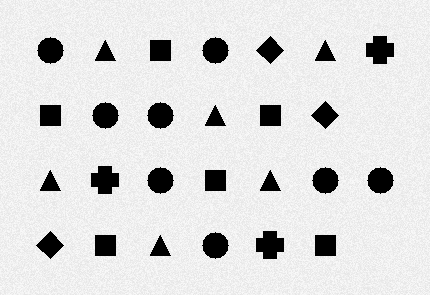
#> input picture input/tablets/sample_tablet.png, 430 x 295 px
$ python -i glyph_processor.py   (imports and definitions only)
#> lines starting #> are read from the running program, lines starting #| are printed output that depends on the picture; after the words box and inside, x2 and y2 are one past the last pixel; in counts of white or black regions, pixels touching at a corner belong together
"""Computer vision processor for Rongorongo glyph detection and analysis."""

import os
from collections import defaultdict
from dataclasses import dataclass
from typing import Optional

import cv2
import numpy as np
from sklearn.cluster import DBSCAN

from models.glyphs import (
    BoundingBox,
    GlyphCluster,
    GlyphInstance,
    GlyphPosition,
    PositionStats,
)


@dataclass
class ProcessorConfig:
    """Configuration for the glyph processor."""

    # Preprocessing
    blur_kernel_size: int = 5
    adaptive_block_size: int = 11
    adaptive_c: int = 2

    # Contour filtering
    min_contour_area: int = 100
    max_contour_area: int = 50000
    min_aspect_ratio: float = 0.2
    max_aspect_ratio: float = 5.0

    # Bounding box
    bbox_padding: int = 5

    # Line detection
    line_merge_threshold: int = 20  # Vertical distance to merge into same line

    # Feature extraction
    target_glyph_size: tuple[int, int] = (64, 64)
    # "unsigned": abs of signed log-Hu so Hu5–Hu7 sign-flips do not split types.
    # "signed": cycle-1 path (−sign(h)·log10(|h|)). Detection is unchanged either way.
    hu_sign_mode: str = "unsigned"

    # Clustering
    dbscan_eps: float = 0.5
    dbscan_min_samples: int = 2

    # Same-line allograph stitch after DBSCAN. Unsigned crescent diameter is
    # ~3.41; stock eps=0.5 does not reach it. Same-line *any* pair at that
    # distance over-collapses (~65→29 types). Adjacent + area + tall-thin
    # keeps the opening crescents together without merging wide figures.
    same_line_allograph_merge: bool = True
    allograph_max_hu_distance: float = 3.5
    allograph_max_area_ratio: float = 1.1
    allograph_max_aspect: float = 0.5

    # Detection-time split of wide connected blobs. Inner RETR_TREE contours
    # on these GIFs are holes, not stems. A vertical ink-projection valley
    # is the honest cut: only boxes much wider than a tall-thin stem, and
    # only when a deep interior valley exists. Tall-thin crescents (aspect
    # ~0.4) never meet ligature_min_aspect. Set False for the cycle-3 lock.
    split_wide_ligatures: bool = True
    ligature_min_width: int = 70  # ~2.7× opening-crescent width (~26px)
    ligature_min_aspect: float = 0.90
    ligature_valley_ratio: float = 0.40  # valley < ratio × median column ink
    ligature_min_part_width: int = 12
    ligature_max_parts: int = 3  # Barthel 8.78.711 is three stems

    # Cross-image stitch of valley-split fragments after the tall-thin
    # same-line pass. Hu<2.0 and area ratio ~1 also match 34px vs 31px
    # parts from different slots of the same 3-part split; width ratio
    # 1.08 keeps those slots apart. Not the failed same-line Hu<3.5 rule.
    split_fragment_allograph_merge: bool = True
    split_allograph_max_hu_distance: float = 2.0
    split_allograph_max_width_ratio: float = 1.08

    # Wide-box column-ink profile stitch. Hu is a poor match for the
    # cycle-7 Ca8 left neighbors (wide, Hu>3, area/width ~1). Pearson
    # on a 32-bin column-ink profile of that pair is ~0.04; adjacent
    # same-line wide pairs on Ca7–Ca8 top out ~0.70. Threshold 0.85 is
    # above both, so this pass does not force a 4-gram. Tall-thin Hu
    # gates are unchanged (aspect ≤ allograph_max_aspect is excluded).
    wide_profile_allograph_merge: bool = True
    wide_profile_bins: int = 32
    wide_profile_min_correlation: float = 0.85

    # After allograph stitches, un-merge split-fragment types whose members
    # fail the cycle 7–8 honest pair test (unsigned Hu >= 2.0 or column-ink
    # r < 0.85). Union-find can stitch first/middle/last ligature slots
    # through a chain; this pass splits those instances back apart. Cycle
    # 11 re-applies the same gates to remaining multi-member split-fragment
    # types; pairs that pass keep a shared ID (do not force a split). Does
    # not read Barthel stems. False keeps the cycle-9 lock.
    split_inconsistent_types: bool = True

    # Global same-type stitch after DBSCAN. Stock eps=0.5 leaves almost
    # every glyph its own type. The cycle 7–8 keep-ID gate (unsigned Hu
    # < 2.0 and, when both profiles exist, r >= 0.85) is applied to
    # every instance pair, not only delimiter slots. Connected
    # components are re-partitioned so a shared ID never includes a
    # failing pair. Does not loosen the gate. False keeps cycle 14.
    global_type_consistency_merge: bool = True

    # Merge instances that occupy the same published delimiter SLOT
    # (0–7) across Guy windows. Starts are reading-order indexes only —
    # not stem identities. A pair unions if it passes type-consistency
    # (Hu < 2.0 and, when both profiles exist, r >= 0.85) and/or the
    # wide-profile gate. Features that disagree keep distinct IDs; a
    # slot is not forced to one type. False keeps the cycle-11 lock.
    delimiter_slot_merge: bool = True
    # Slot-0 leftover crop stitch. NCC / chamfer on the 64x64 bbox
    # image, not a lowered global r. Merged-pair floor is NCC 0.504 /
    # chamfer 0.544; leftover ceiling is NCC 0.229 / chamfer 1.017.
    # Column-ink leftover max r is 0.584, below the 0.70 adjacent
    # non-match ceiling, so r is not lowered. False keeps cycle 12.
    delimiter_slot_crop_merge: bool = True
    delimiter_slot_crop_slots: tuple[int, ...] = (0,)
    slot_crop_min_ncc: float = 0.45
    slot_crop_max_chamfer: float = 0.80
    # Cycle 19: leftover crop stitch on any published slot, but only
    # for a pair whose union drops published-window min Hamming, and
    # at most once. Slot-0 crop (cycle 13) is unchanged. False keeps
    # the cycle-18 published-H=7 lock.
    delimiter_slot_crop_hamming_merge: bool = True
    # Cycle 20: remaining leftover same-slot crop pairs (slot 2 and
    # slot 3) on top of the cycle-19 Hamming merge. Together they
    # leave published min Hamming at 6, so this stays off. Slot 0
    # leftovers still fail the crop gate and are not merged.
    delimiter_slot_crop_leftover_merge: bool = False
    # Cycle 21: slot-0 leftover crop under {identity, hflip, vflip,
    # 180°}. Same NCC/chamfer numbers. No leftover clears, so a
    # Hamming-drop merge cannot fire. False keeps the cycle-20 lock.
    delimiter_slot_crop_invariant_merge: bool = False
    # Cycle 22 is a strip diagnostic, not a merge: concatenated
    # 8-crop window images vs the same NCC/chamfer gate. No flag.
    # Cycle 23 is the same diagnostic on the raw line rectangle
    # (union bbox of the eight glyph boxes). No flag. No merge.
    delimiter_window_len: int = 8
    # Cycle 14 locked joint offset 0 (0/8 at every offset in {-2..+2}).
    delimiter_window_starts: tuple[tuple[int, int], ...] = (
        (0, 6),
        (0, 19),
        (0, 33),
        (1, 3),
        (1, 15),
        (1, 29),
    )


# [391 lines left out: functions _bbox_area_ratio, _bbox_width_ratio, _bbox_aspect, _hu_distance, passes_same_line_allograph_gates, passes_split_fragment_allograph_gates and 16 more, not called in this run]


CROP_INVARIANT_TRANSFORMS = ("identity", "hflip", "vflip", "rot180")


# [155 lines left out: functions transform_glyph_crop, crop_invariant_match, passes_slot_crop_invariant_gates, _leftover_slot0_pairs, best_slot0_invariant_crop_pair, best_slot0_invariant_crop_hamming_pair and 1 more, not called in this run]


def strip_plane_size(
    n_cells: int, cell_size: tuple[int, int] = (64, 64)
) -> tuple[int, int]:
    """(width, height) of a concatenated n-cell strip."""
    return (int(cell_size[0]) * int(n_cells), int(cell_size[1]))


# [56 lines left out: functions window_glyph_strips, window_strip_pair_table, best_window_strip_pair, not called in this run]


WINDOW_RECTANGLE_SIZE = strip_plane_size(8)


# [139 lines left out: functions union_bbox, window_line_rectangles, tablet_line_key, passes_wide_profile_allograph_gates, vertical_valley_cuts, not called in this run]


class GlyphProcessor:
    """Processes images to detect, extract, and cluster Rongorongo glyphs."""

    def __init__(self, config: Optional[ProcessorConfig] = None):
        """Initialize the processor with optional configuration."""
        self.config = config or ProcessorConfig()

    # =========================================================================
    # Image Loading and Preprocessing
    # =========================================================================

    # [15 lines left out: function load_image, not called in this run]

    def convert_grayscale(self, image: np.ndarray) -> np.ndarray:
        """Convert image to grayscale.

        Args:
            image: Input image (color or grayscale).

        Returns:
            Grayscale image.
        """
        if len(image.shape) == 2:
            return image
        if len(image.shape) == 3 and image.shape[2] == 1:
            return image.squeeze()
        return cv2.cvtColor(image, cv2.COLOR_BGR2GRAY)

    def apply_threshold(self, image: np.ndarray) -> np.ndarray:
        """Apply adaptive thresholding to binarize the image.

        Args:
            image: Grayscale input image.

        Returns:
            Binary image.
        """
        return cv2.adaptiveThreshold(
            image,
            255,
            cv2.ADAPTIVE_THRESH_GAUSSIAN_C,
            cv2.THRESH_BINARY_INV,
            self.config.adaptive_block_size,
            self.config.adaptive_c,
        )

    def denoise(self, image: np.ndarray) -> np.ndarray:
        """Apply denoising to the image.

        Args:
            image: Input image.

        Returns:
            Denoised image.
        """
        return cv2.GaussianBlur(
            image,
            (self.config.blur_kernel_size, self.config.blur_kernel_size),
            0,
        )

    def preprocess(self, image: np.ndarray) -> np.ndarray:
        """Full preprocessing pipeline.

        Args:
            image: Input image.

        Returns:
            Preprocessed binary image ready for contour detection.
        """
        gray = self.convert_grayscale(image)
        denoised = self.denoise(gray)
        binary = self.apply_threshold(denoised)
        return binary

    # =========================================================================
    # Glyph Detection
    # =========================================================================

    # [1222 lines left out: functions find_contours, filter_contours, contour_to_bounding_box, detect_glyphs, split_wide_ligature, _bboxes_from_vertical_cuts and 24 more, not called in this run]

>>> import cv2
>>> picture = cv2.imread('../input/tablets/sample_tablet.png')
#> picture is the input picture: shape (295, 430, 3); min 0, max 249, mean 218.4
>>> result = GlyphProcessor().preprocess(picture)
#> in denoise, `return cv2.GaussianBlur( image, (self.config.blur_kernel_size, self.co..`:
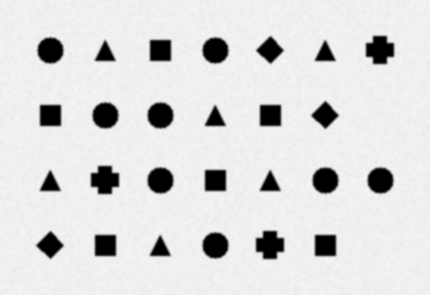
#> returned value: shape (295, 430); min 0, max 246, mean 218.4
#> in apply_threshold, `return cv2.adaptiveThreshold( image, 255, cv2.ADAPTIVE_THRESH_GAUSSIAN..`:
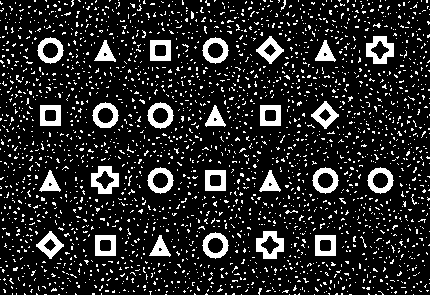
#> returned value: shape (295, 430); 14.6% white; 2485 white regions (2454 under 20 px), largest, box (x1, y1, x2, y2) and area: (366, 36, 394, 64) 436, (91, 166, 119, 194) 436, (256, 231, 284, 259) 436
